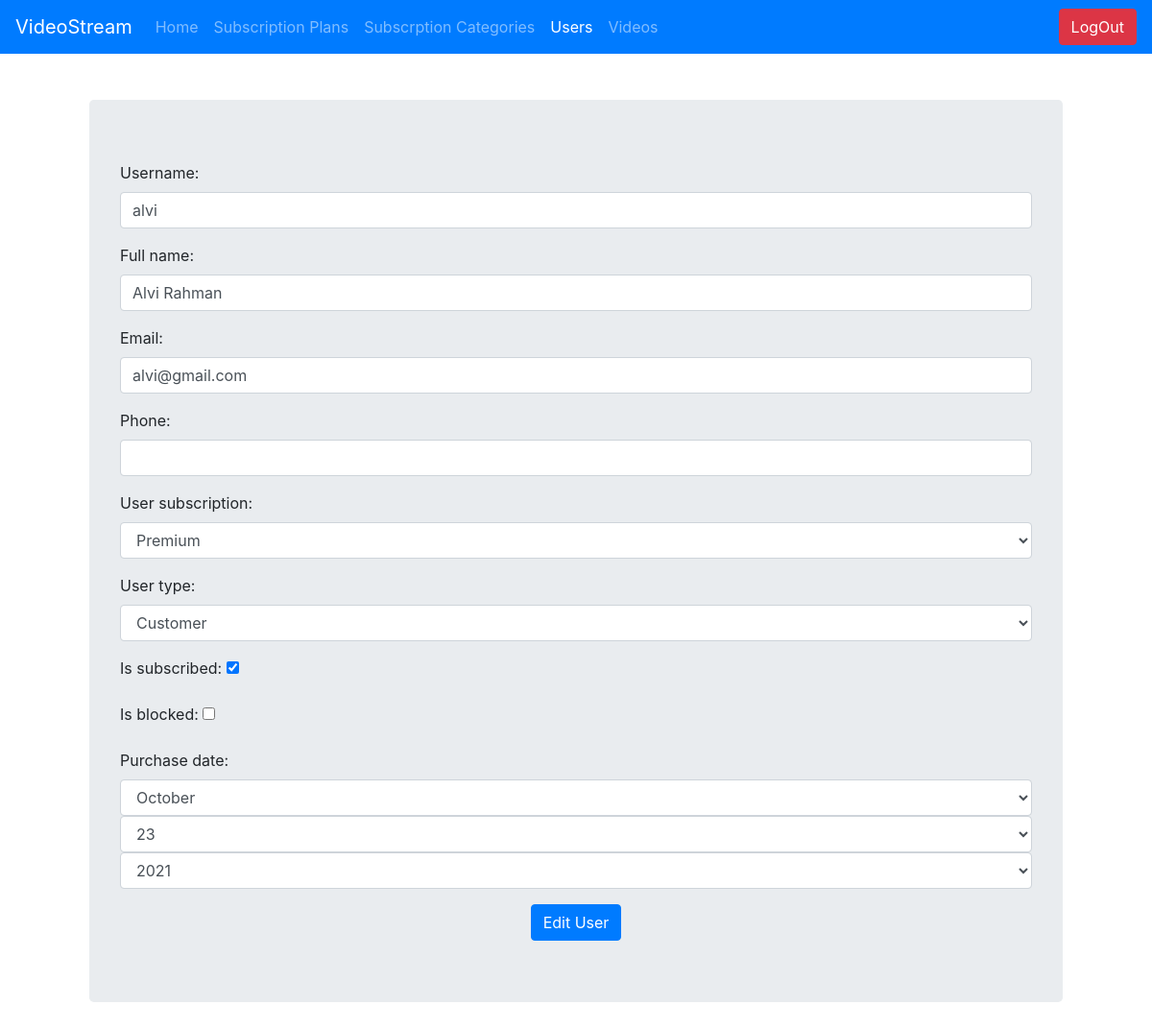
The app's page /video_stream_admin/user/edit__1/ (signed in), older data.
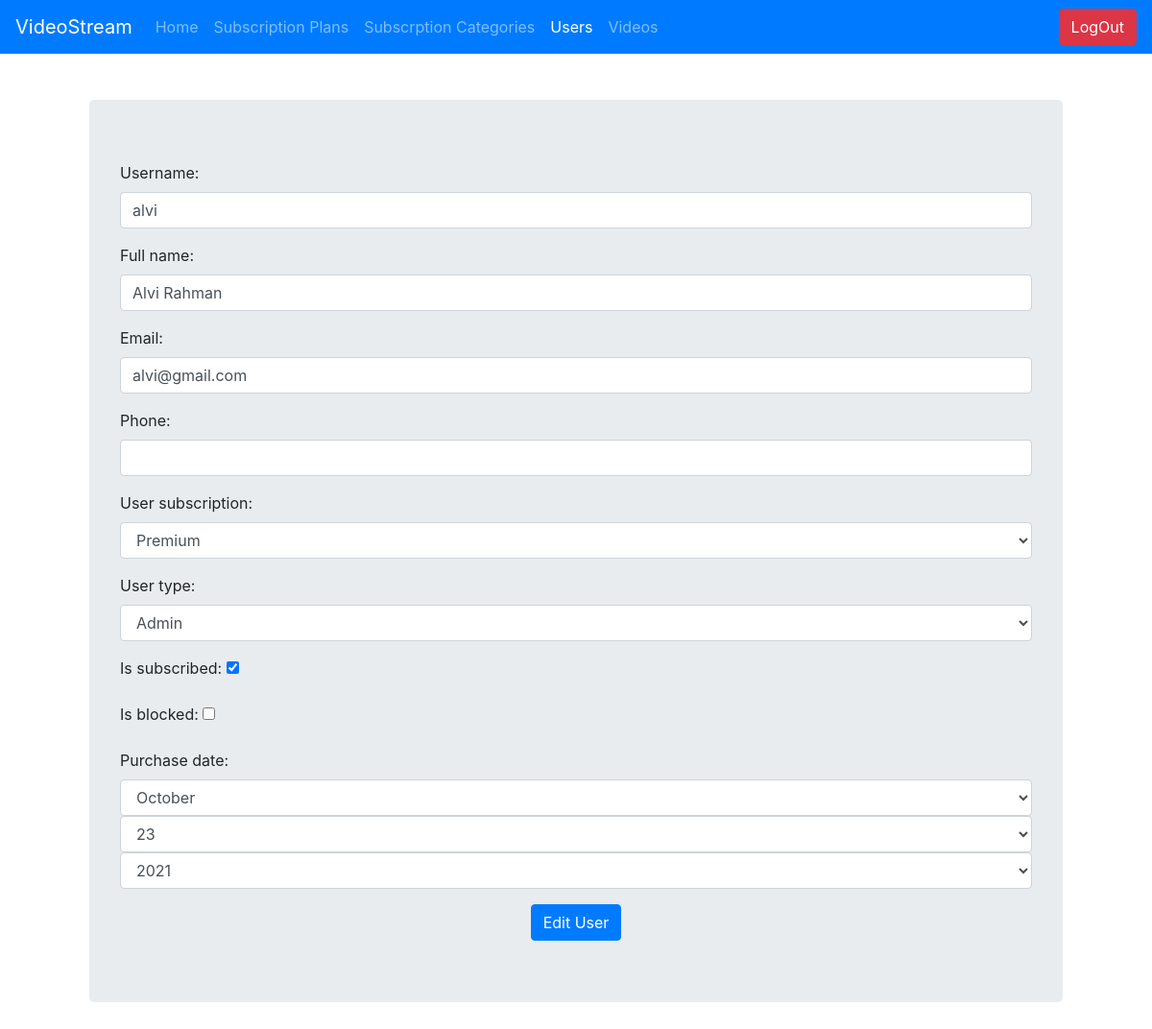
The same page, newer data.
### video_stream_app/models.py (models this page shows, shortened)
class User(AbstractUser):
    TYPE_CHOICES = [
        ('AD', 'Admin'), ('CU', 'Customer')
    ]
    id = models.AutoField(primary_key=True)
    username = models.CharField(
        max_length=255, blank=False, null=False, unique=True)
    full_name = models.CharField(max_length=255, blank=True, null=True)
    password = models.CharField(max_length=255, blank=False, null=False)
    email = models.CharField(max_length=255, blank=False, null=False)
    phone = models.CharField(max_length=15, null=True, blank=True)
    user_subscription = models.ForeignKey(Subscription, on_delete=models.SET_NULL,
                                          blank=True, null=True, related_name="subscription")
    user_type = models.CharField(
        choices=TYPE_CHOICES, max_length=50, blank=True, default="CU")
    is_subscribed = models.BooleanField(default=False)
    is_blocked = models.BooleanField(default=False)
    purchase_date = models.DateTimeField(blank=True, null=True)
    created_at = models.DateTimeField(auto_now_add=True)
    updated_at = models.DateField(auto_now=True)
    __prev_subscription = None
    def __init__(self, *args, **kwargs):
        super().__init__(*args, **kwargs)
        self.__prev_subscription = self.user_subscription

### video_stream_app/views.py (the view, shortened to what this page needs)
@login_required(login_url='/video_stream_admin/')
def user_operations(request, ops):
    if request.method == "GET":
        if 'edit' in ops:
            user_id = ops.split('__')[-1]
            user = models.User.objects.filter(pk=user_id).first()
            form = UserEditForm(initial={
                "username": user.username,
                "full_name": user.full_name,
                "email": user.email,
                "phone": user.phone,
                "user_subscription": user.user_subscription,
                "user_type": user.user_type,
                "is_subscribed": user.is_subscribed,
                "is_blocked": user.is_blocked,
                "purchase_date": user.purchase_date,
            })
            return render(request, "video_stream_app/all_forms.html",
                          context={'is_logged_in': request.user.is_authenticated,
                                   "form": form,
                                   "title": "Edit User",
                                   "admin": True,
                                   'logout': request.user.is_authenticated,
                                   "btn_name": "Edit User",
                                   "users_link": "active"})
        elif 'delete' in ops:
            user_id = ops.split('__')[-1]
            _ = models.User.objects.filter(pk=user_id).delete()
            return redirect("user_list")
    return redirect("user_list")

### video_stream_app/models.py (called while the page is built)
    def __str__(self):
        return self.subscription_type.type_name

### video_stream_app/templates/video_stream_app/all_forms.html (shortened to what this page needs)
{% extends 'base.html' %}
{% load static %}
{% block content %}
    <div class="container">
        <div class="jumbotron m-5">
            <form method="post" enctype="multipart/form-data">
                <div class="justify-center">
                    {{ form.as_p }}
                </div>
                <div class="text-center">
                    <button class="btn btn-primary">{{ btn_name }}</button>
                </div>
            </form>
        </div>
    </div>
{% endblock %}

Row changes from the older to the newer data that the page shows:
changed User "alvi": user_type "Customer" → "Admin"
